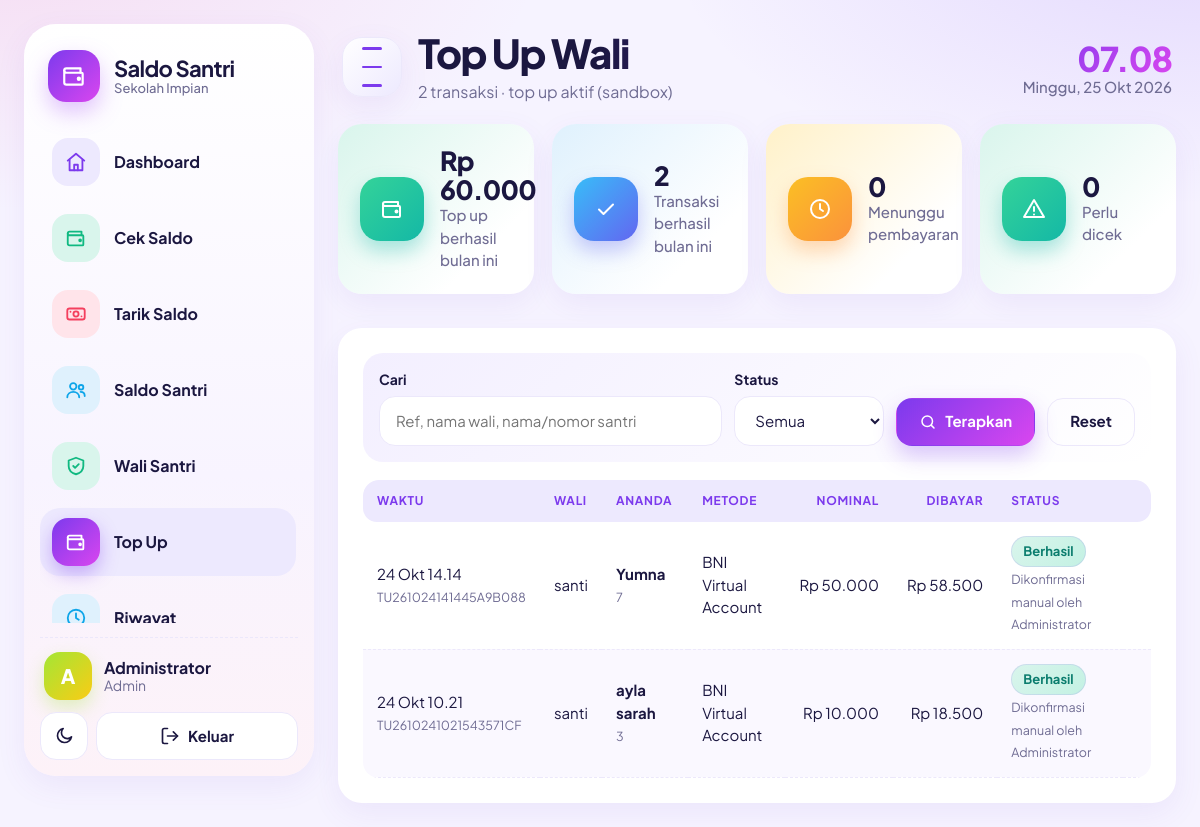
Screenshot of /topup.php (signed in) with the database file from the repository.
### tables this page shows
CREATE TABLE `pengaturan` (
  `k` varchar(100) NOT NULL,
  `v` varchar(255) NOT NULL
);

CREATE TABLE `saldo_topup` (
  `id` int(11) NOT NULL,
  `merchant_ref` varchar(50) NOT NULL,
  `wali_id` int(11) NOT NULL,
  `santri_id` int(11) NOT NULL,
  `nominal` bigint(20) NOT NULL,
  `metode` varchar(30) NOT NULL DEFAULT '',
  `metode_nama` varchar(80) NOT NULL DEFAULT '',
  `reference` varchar(80) DEFAULT NULL,
  `status` varchar(12) NOT NULL DEFAULT 'NEW',
  `total_bayar` bigint(20) DEFAULT NULL,
  `biaya` bigint(20) DEFAULT NULL,
  `pay_code` varchar(120) DEFAULT NULL,
  `pay_url` varchar(255) DEFAULT NULL,
  `checkout_url` varchar(255) DEFAULT NULL,
  `qr_url` varchar(255) DEFAULT NULL,
  `expired_at` datetime DEFAULT NULL,
  `paid_at` datetime DEFAULT NULL,
  `credited` tinyint(4) NOT NULL DEFAULT 0,
  `catatan` varchar(200) NOT NULL DEFAULT '',
  `created_at` datetime NOT NULL,
  `updated_at` datetime DEFAULT NULL
);

CREATE TABLE `saldo_wali` (
  `id` int(11) NOT NULL,
  `username` varchar(50) NOT NULL,
  `nama` varchar(100) NOT NULL,
  `hp` varchar(30) NOT NULL DEFAULT '',
  `email` varchar(120) NOT NULL DEFAULT '',
  `password_hash` varchar(255) NOT NULL,
  `aktif` tinyint(4) NOT NULL DEFAULT 1,
  `gagal` int(11) NOT NULL DEFAULT 0,
  `terkunci_sampai` datetime DEFAULT NULL,
  `last_login` datetime DEFAULT NULL,
  `created_at` datetime DEFAULT NULL,
  `probe_gagal` int(11) NOT NULL DEFAULT 0,
  `probe_mulai` datetime DEFAULT NULL
);

CREATE TABLE `santri` (
  `id` int(11) NOT NULL,
  `nomor` varchar(30) NOT NULL,
  `nama` varchar(100) NOT NULL,
  `kelas` varchar(30) NOT NULL DEFAULT '',
  `kelompok` varchar(10) NOT NULL DEFAULT 'QBS',
  `uid_kartu` varchar(64) DEFAULT NULL,
  `foto` varchar(100) DEFAULT NULL,
  `status` varchar(10) NOT NULL DEFAULT 'aktif',
  `created_at` datetime DEFAULT NULL,
  `ruang` varchar(10) NOT NULL DEFAULT 'QBS'
);

### topup.php (the view, shortened to what this page needs)
<?php
require __DIR__ . '/config.php';
require __DIR__ . '/includes/tripay.php';
$db = db();
$statusF = isset($_GET['status']) ? $_GET['status'] : '';
$q = trim(isset($_GET['q']) ? $_GET['q'] : '');
$w = [];
$p = [];
$join = 'FROM saldo_topup t JOIN santri s ON s.id = t.santri_id LEFT JOIN saldo_wali wl ON wl.id = t.wali_id ' . ($w ? 'WHERE ' . implode(' AND ', $w) : '');
$per = 15;
$page = max(1, (int)(isset($_GET['p']) ? $_GET['p'] : 1));
$total = scalar('SELECT COUNT(*) ' . $join, $p);
$page = min($page, max(1, (int)ceil($total / $per)));
$st = $db->prepare('SELECT t.*, s.nama AS santri_nama, s.nomor, wl.nama AS wali_nama ' . $join . ' ORDER BY t.id DESC LIMIT ' . $per . ' OFFSET ' . (($page - 1) * $per));
$st->execute($p);
$rows = $st->fetchAll();
$awalBulan = date('Y-m-01') . ' 00:00:00';
$sBulan = scalar("SELECT COALESCE(SUM(nominal),0) FROM saldo_topup WHERE status = 'PAID' AND paid_at >= ?", [$awalBulan]);
$sBulanN = scalar("SELECT COUNT(*) FROM saldo_topup WHERE status = 'PAID' AND paid_at >= ?", [$awalBulan]);
$sMenunggu = scalar("SELECT COUNT(*) FROM saldo_topup WHERE status = 'UNPAID' AND (expired_at IS NULL OR expired_at > ?)", [now()]);
$sReview = scalar("SELECT COUNT(*) FROM saldo_topup WHERE status = 'REVIEW'");
$pageSub = number_format($total, 0, ',', '.') . ' transaksi · ' . (topup_aktif() ? 'top up aktif (' . TRIPAY_MODE . ')' : 'top up belum aktif');
$active = 'topup';
include __DIR__ . '/includes/header.php';
?>
<div class="bento" style="margin-bottom:16px">
  <div class="card stat s3"><span class="ib i-green"><?= icon('wallet', 24) ?></span><div><b><?= e(rupiah($sBulan)) ?></b><small>Top up berhasil bulan ini</small></div></div>
  <div class="card stat s3"><span class="ib i-sky"><?= icon('check', 24) ?></span><div><b><?= $sBulanN ?></b><small>Transaksi berhasil bulan ini</small></div></div>
  <div class="card stat s3"><span class="ib i-amber"><?= icon('clock', 24) ?></span><div><b><?= $sMenunggu ?></b><small>Menunggu pembayaran</small></div></div>
  <div class="card stat s3"><span class="ib <?= $sReview ? 'i-red' : 'i-green' ?>"><?= icon('alert', 24) ?></span><div><b><?= $sReview ?></b><small>Perlu dicek</small></div></div>
</div>
<section class="card">
  <form class="filters" method="get">
    <div class="field grow"><label for="q">Cari</label><input class="input" id="q" name="q" placeholder="Ref, nama wali, nama/nomor santri" value="<?= e($q) ?>"></div>
    <div class="field"><label for="status">Status</label>
      <select class="select" id="status" name="status"><option value="">Semua</option>
        <?php foreach (['UNPAID' => 'Menunggu', 'PAID' => 'Berhasil', 'EXPIRED' => 'Kedaluwarsa', 'FAILED' => 'Gagal', 'REVIEW' => 'Perlu dicek'] as $v => $l): ?>
          <option value="<?= $v ?>"<?= $statusF === $v ? ' selected' : '' ?>><?= e($l) ?></option><?php endforeach; ?></select></div>
    <button class="btn btn-primary" type="submit"><?= icon('search', 18) ?> Terapkan</button>
    <a class="btn btn-ghost" href="topup.php">Reset</a>
  </form>
  <?php if (!$rows): ?>
    <div class="empty"><b>Belum ada top up</b>Muncul setelah wali membuat top up.</div>
  <?php else: ?>
    <div class="table-wrap">
      <table class="tbl">
        <thead><tr><th>Waktu</th><th>Wali</th><th>Ananda</th><th>Metode</th><th class="num">Nominal</th><th class="num">Dibayar</th><th>Status</th><th></th></tr></thead>
        <tbody>
        <?php foreach ($rows as $r): ?>
          <tr>
            <td class="nowrap"><?= e(fmt_waktu($r['created_at'])) ?><br><small class="muted"><?= e($r['merchant_ref']) ?></small></td>
            <td><?= e($r['wali_nama'] ?: '—') ?></td>
            <td><b><?= e($r['santri_nama']) ?></b><br><small class="muted"><?= e($r['nomor']) ?></small></td>
            <td><?= e($r['metode_nama'] ?: $r['metode']) ?></td>
            <td class="num nowrap"><?= e(rupiah($r['nominal'])) ?></td>
            <td class="num nowrap"><?= $r['total_bayar'] !== null ? e(rupiah($r['total_bayar'])) : '<span class="muted">—</span>' ?></td>
            <td>
              <?php if ((int)$r['credited'] === 1): ?>
                <?= topup_status_label($r['status']) ?>
              <?php endif; ?>
              <?= $r['catatan'] !== '' ? '<br><small class="muted">' . e($r['catatan']) . '</small>' : '' ?></td>
            <td><?php if (in_array($r['status'], ['UNPAID', 'NEW'], true) && $r['reference']): ?>
            <?php endif; ?></td>
          </tr>
        <?php endforeach; ?>
        </tbody>
      </table>
    </div>
  <?php endif; ?>
</section>
<?php include __DIR__ . '/includes/footer.php'; ?>

### includes/header.php (shortened to what this page needs)
<?php
$waliMode = !empty($waliMode);
$me = $waliMode ? current_wali() : current_user();
$bodyClass = isset($bodyClass) ? $bodyClass : '';
$nav = [
    ['dashboard', 'dashboard.php', 'Dashboard', 'home', false],
    ['cek', 'cek.php', 'Cek Saldo', 'wallet', false],
    ['tarik', 'tarik.php', 'Tarik Saldo', 'cash', false],
    ['saldo', 'saldo.php', 'Saldo Santri', 'users', true],
    ['wali', 'wali.php', 'Wali Santri', 'shield', true],
    ['topup', 'topup.php', 'Top Up', 'wallet', true],
    ['riwayat', 'riwayat.php', 'Riwayat', 'clock', false],
    ['pengaturan', 'pengaturan.php', 'Pengaturan', 'settings', false],
];
$welcomeName = trim((string)($me['nama'] ?? 'Administrator'));
?><!doctype html>
<html lang="id">
<head>
<link rel="stylesheet" href="assets/style.css?v=<?= filemtime(__DIR__ . '/../assets/style.css') ?>">
</head>
<body class="<?= e($bodyClass) ?>">
<div class="app-shell">
  <aside class="sidebar" id="sidebar">
    <div class="brand-block">
      <div class="app-logo"><?= icon('wallet', 26) ?></div>
      <div class="brand-copy">
        <span class="brand-kicker"><?= e(nama_sekolah()) ?></span>
        <strong>Saldo Santri</strong>
      </div>
    </div>
    <nav class="sidebar-nav" aria-label="Sidebar navigasi">
      <?php foreach ($nav as $n):
      ?>
        <a href="<?= $n[1] ?>" class="nav-link nav-<?= e($n[0]) ?> <?= $active === $n[0] ? 'active' : '' ?>">
          <span class="nav-ic"><?= icon($n[3], 22) ?></span>
          <span><?= e($n[2]) ?></span>
        </a>
      <?php endforeach; ?>
    </nav>
    <div class="sidebar-footer">
      <div class="profile-card">
        <div class="profile-avatar"><?= e(strtoupper(substr($welcomeName, 0, 1))) ?></div>
        <div class="profile-copy">
          <strong><?= e($me['nama']) ?></strong>
          <span><?= $waliMode ? 'Wali Santri' : e(role_label()) ?></span>
        </div>
      </div>
      <div class="sidebar-actions">
        <button class="ghost-btn" id="themeBtn" type="button" title="Mode gelap / terang" aria-label="Ganti tema">
          <?= icon('moon', 20) ?> Dark Mode
        </button>
        <a class="ghost-btn danger" href="<?= $waliMode ? 'wali_logout.php' : 'logout.php' ?>" title="Keluar" aria-label="Keluar">
          <?= icon('logout', 20) ?> Keluar
        </a>
      </div>
    </div>
  </aside>
  <div class="content-shell">
    <header class="topbar">
      <button class="menu-btn" id="menuBtn" type="button" aria-label="Buka / tutup menu" aria-controls="sidebar">
        <span></span><span></span><span></span>
      </button>
      <div class="top-title">
        <h1><?= e($pageTitle) ?></h1>
        <?php if (!empty($pageSub)): ?><p><?= e($pageSub) ?></p><?php endif; ?>
      </div>
      <div class="header-clock" aria-live="polite">
        <strong id="topTime">--.--</strong>
        <small id="topDate">—</small>
      </div>
    </header>
    <main class="wrap">

### includes/tripay.php (shortened to what this page needs)
<?php
function tripay_siap()
{
    return TRIPAY_MERCHANT_CODE !== '' && TRIPAY_API_KEY !== '' && TRIPAY_PRIVATE_KEY !== '';
}
function topup_aktif()
{
    return setting('topup_aktif', '0') === '1' && tripay_siap();
}
function topup_status_label($s)
{
    $m = ['NEW' => ['Diproses', 'b-sky'], 'UNPAID' => ['Menunggu pembayaran', 'b-amber'], 'PAID' => ['Berhasil', 'b-green'],
          'EXPIRED' => ['Kedaluwarsa', 'b-red'], 'FAILED' => ['Gagal', 'b-red'], 'REFUND' => ['Dikembalikan', 'b-red'], 'REVIEW' => ['Perlu dicek admin', 'b-red']];
    $x = isset($m[$s]) ? $m[$s] : [$s, 'b-sky'];
    return '<span class="badge ' . $x[1] . '">' . e($x[0]) . '</span>';
}

### rows the page displays
pengaturan: v "Sekolah Impian"
saldo_topup: created_at "24 Okt 14.14", merchant_ref "TU261024141445A9B088", saldo_wali.nama "santi", santri.nama "Yumna", santri.nomor "7", metode_nama "BNI Virtual Account", nominal "Rp 50.000", total_bayar "Rp 58.500", status "Berhasil", catatan "Dikonfirmasi manual oleh Administrator"
saldo_topup: created_at "24 Okt 10.21", merchant_ref "TU2610241021543571CF", saldo_wali.nama "santi", santri.nama "ayla sarah", santri.nomor "3", metode_nama "BNI Virtual Account", nominal "Rp 10.000", total_bayar "Rp 18.500", status "Berhasil", catatan "Dikonfirmasi manual oleh Administrator"

### other values shown
$n[2] "Dashboard"
$n[2] "Cek Saldo"
$n[2] "Tarik Saldo"
$n[2] "Saldo Santri"
$n[2] "Wali Santri"
$n[2] "Top Up"
$n[2] "Riwayat"
substr($welcomeName, 0, 1) "A"
$me['nama'] "Administrator"
role_label() "Admin"
$pageSub "2 transaksi · top up aktif (sandbox)"
rupiah($sBulan) "Rp 60.000"
$sBulanN "2"
$sMenunggu "0"
$sReview "0"
